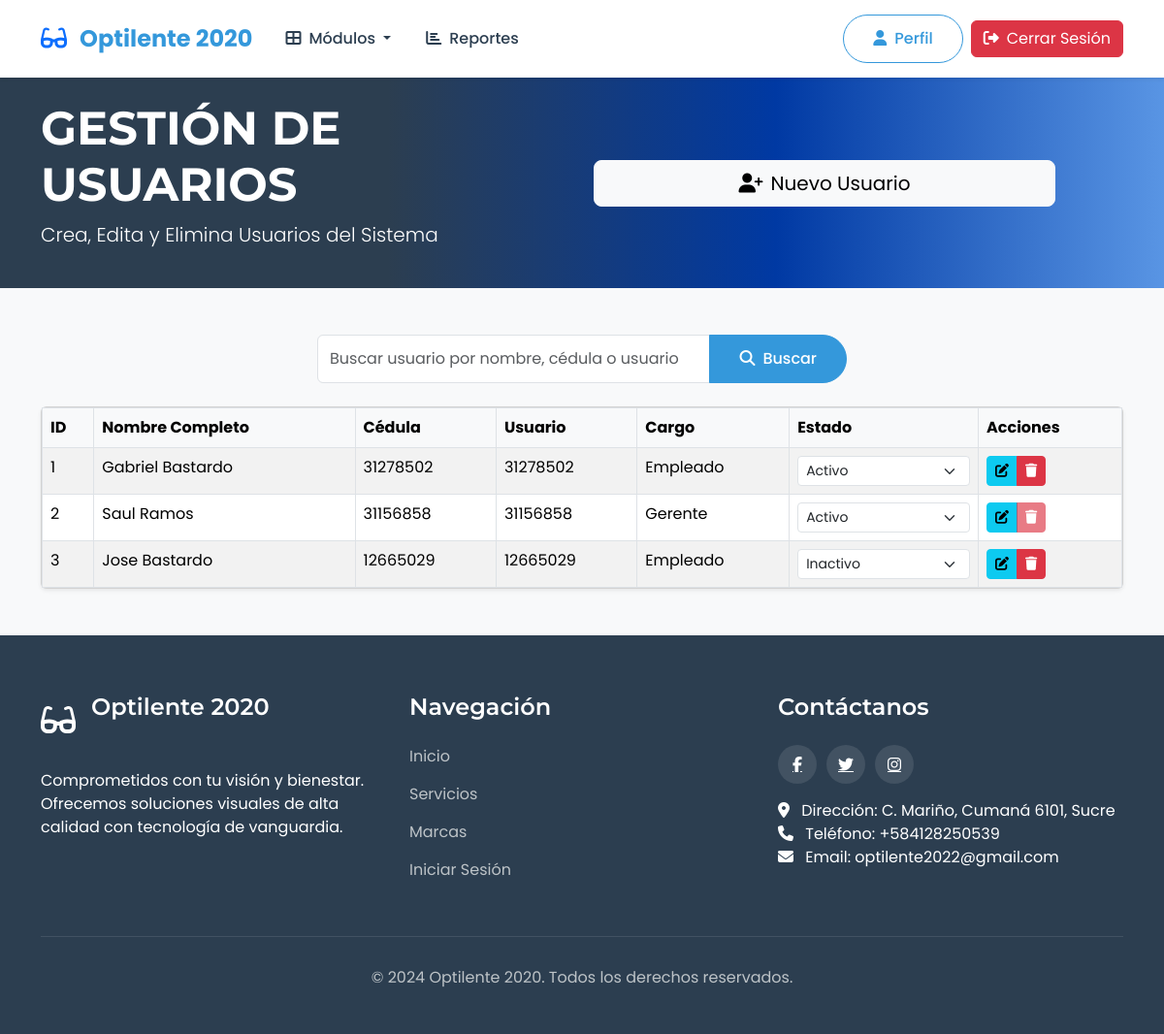
The app's page /gestionusuario.php (signed in) with its own data.
### tables this page shows
CREATE TABLE `empleados` (
  `id_empleado` int NOT NULL,
  `cedula_empleado` varchar(20) NOT NULL,
  `nombre_empleado` varchar(100) NOT NULL,
  `apellido_empleado` varchar(100) NOT NULL,
  `usuario` varchar(50) NOT NULL,
  `clave` varchar(100) NOT NULL,
  `cargo` enum('empleado','gerente') NOT NULL,
  `correo` varchar(100) NOT NULL,
  `num_telefono` varchar(20) NOT NULL,
  `estado_empleado` enum('activo','inactivo','retirado') NOT NULL DEFAULT 'activo'
);

### mostrar_usuarios.php (the view, shortened to what this page needs)
<?php
function generar_tabla_usuarios($usuarios) {
    $html = '
    <div class="card shadow-sm">
        <div class="card-body p-0">
            <div class="table-responsive">
                <table class="table table-striped table-hover mb-0">
                    <thead class="table-light">
                        <tr>
                            <th>ID</th>
                            <th>Nombre Completo</th>
                            <th>Cédula</th>
                            <th>Usuario</th>
                            <th>Cargo</th>
                            <th>Estado</th>
                            <th>Acciones</th>
                        </tr>
                    </thead>
                    <tbody>';
    foreach ($usuarios as $usuario) {
        $html .= '
        <tr>
            <td>' . htmlspecialchars($usuario['id_empleado']) . '</td>
            <td>' . htmlspecialchars($usuario['nombre_completo']) . '</td>
            <td>' . htmlspecialchars($usuario['cedula_empleado']) . '</td>
            <td>' . htmlspecialchars($usuario['usuario']) . '</td>
            <td>' . ucfirst(htmlspecialchars($usuario['cargo'])) . '</td>
            <td>
                <select class="form-select form-select-sm estado-empleado"
                        data-id="' . $usuario['id_empleado'] . '"
                        data-original-estado="' . htmlspecialchars($usuario['estado_empleado']) . '">
                    <option value="activo" ' . ($usuario['estado_empleado'] == 'activo' ? 'selected' : '') . '>Activo</option>
                    <option value="inactivo" ' . ($usuario['estado_empleado'] == 'inactivo' ? 'selected' : '') . '>Inactivo</option>
                    <option value="retirado" ' . ($usuario['estado_empleado'] == 'retirado' ? 'selected' : '') . '>Retirado</option>
                </select>
            </td>
            <td>
                <div class="btn-group" role="group">
                    <button class="btn btn-sm btn-info editar-usuario"
                            data-bs-toggle="modal"
                            data-bs-target="#modalEditarUsuario"
                            data-id="' . $usuario['id_empleado'] . '"
                            data-nombre="' . htmlspecialchars($usuario['nombre_completo']) . '"
                            data-cedula="' . htmlspecialchars($usuario['cedula_empleado']) . '"
                            data-correo="' . htmlspecialchars($usuario['correo']) . '"
                            data-telefono="' . htmlspecialchars($usuario['num_telefono']) . '"
                            data-usuario="' . htmlspecialchars($usuario['usuario']) . '"
                            data-cargo="' . htmlspecialchars($usuario['cargo']) . '"
                            data-estado="' . htmlspecialchars($usuario['estado_empleado']) . '">
                        <i class="fas fa-edit"></i>
                    </button>
                    <button class="btn btn-sm btn-danger eliminar-usuario"
                            data-id="' . $usuario['id_empleado'] . '"
                            data-nombre="' . htmlspecialchars($usuario['nombre_completo']) . '"
                            ' . ($usuario['cargo'] == 'gerente' ? 'disabled title="No se puede eliminar un Gerente"' : '') . '>
                        <i class="fas fa-trash"></i>
                    </button>
                </div>
            </td>
        </tr>';
    }
    $html .= '
                    </tbody>
                </table>
            </div>
        </div>
    </div>';
    return $html;
}
?>

### css/styles.css (style rules this page uses)
:root { --primary-color: #3498db; --secondary-color: #2c3e50; --accent-color: #e74c3c; --light-color: #ecf0f1; --dark-color: #2c3e50; --text-color: #333; --text-light: #7f8c8d; }
body { font-family: 'Poppins', sans-serif; color: var(--text-color); overflow-x: hidden; background-color: #f8f9fa; margin: 0; padding: 0; height: 100%; width: 100%; }
html { height: 100%; width: 100%; scroll-behavior: smooth; }
table { width: 100%; border-collapse: collapse; }
table, th, td { border: 1px solid #dee2e6; padding: 10px; text-align: left; }
th { background-color: var(--dark-color); color: white; }

### records on screen
empleados: id_empleado "1", nombre_completo "Gabriel Bastardo", cedula_empleado "31278502", usuario "31278502", cargo "Empleado", estado_empleado+id_empleado "Activo"
empleados: id_empleado "2", nombre_completo "Saul Ramos", cedula_empleado "31156858", usuario "31156858", cargo "Gerente", estado_empleado+id_empleado "Activo"
empleados: id_empleado "3", nombre_completo "Jose Bastardo", cedula_empleado "12665029", usuario "12665029", cargo "Empleado", estado_empleado+id_empleado "Inactivo"
